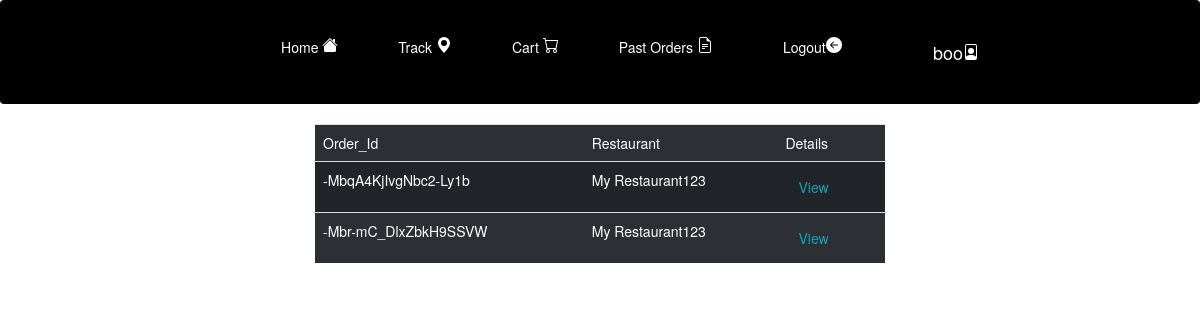
/past_orders (signed in), run on an earlier commit of the app's database.
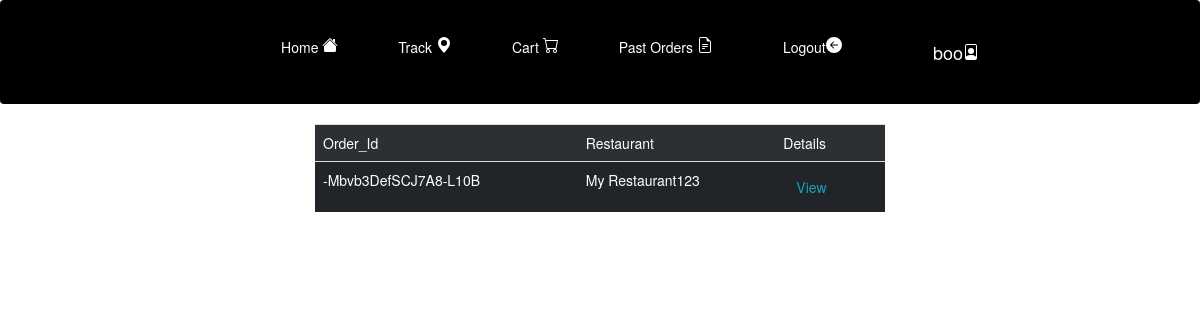
And on a later commit of the database.
### foodkart/models.py (models this page shows, shortened)
class Orders(models.Model):
    order_id=models.CharField(max_length=300,default="XXX")
    restaurant_id=models.ForeignKey(Restaurant,on_delete=models.CASCADE, related_name="user1")
    customer_id=models.ForeignKey(settings.AUTH_USER_MODEL,on_delete=models.CASCADE, related_name="user2")
    exec_id=models.ForeignKey(settings.AUTH_USER_MODEL,on_delete=models.CASCADE, related_name="user3", null=True)
    items=JSONField()
    total_price=models.DecimalField(default=0.00, max_digits=10, decimal_places=2)

class Restaurant(models.Model):
    user=models.OneToOneField(settings.AUTH_USER_MODEL, on_delete=models.CASCADE, primary_key=True)
    reg_num=models.CharField(max_length=200)
    res_name=models.CharField(max_length=200)
    owner=models.CharField(max_length=60)
    mobile = PhoneNumberField()
    latitude=models.DecimalField(max_digits=30, decimal_places=25)
    longitude=models.DecimalField(max_digits=30, decimal_places=25)
    Building=models.CharField(max_length=50, blank=True)
    Floor=models.IntegerField(null=True)
    City=models.CharField(max_length=100)
    State=models.CharField(max_length=100)
    Pin=models.IntegerField()

### foodkart/views.py (the view)
# urls.py: path('past_orders', views.PastOrderlist.as_view(), name='past_order_list'),
class PastOrderlist(UserPassesTestMixin, ListView,LoginRequiredMixin):
    def test_func(self):
        return self.request.user.is_customer
    model=Orders
    template_name='pastorders.html'
    def get_queryset(self):
        orders= Orders.objects.filter(customer_id=self.request.user).select_related('restaurant_id')
        res=[]
        for o in orders:
            r=o.restaurant_id
            res.append({'order_id': o.order_id,'rest_name': r.res_name,'items': (o.items)})
        print(res)
        return res

### templates/pastorders.html (shortened to what this page needs)
{% load static %}
<!DOCTYPE html>
<html>
<head>
</head>
<link rel="stylesheet" href="https://maxcdn.bootstrapcdn.com/bootstrap/4.0.0/css/bootstrap.min.css"
>
<link rel="stylesheet" href="https://maxcdn.bootstrapcdn.com/bootstrap/3.4.1/css/bootstrap.min.css">
<link rel="stylesheet" href="{% static "css/navbar.css" %}">
<link rel="stylesheet" href="{% static "css/modal.css" %}">
<body>
	<nav class="navbar background">
		<ul class="nav-list">
			<li><a href="/home">Home  </a></li>
			<li><a href="/trackorders">Track <svg xmlns="http://www.w3.org/2000/svg" width="16" height="16"
						fill="currentColor" class="bi bi-geo-alt-fill" viewBox="0 0 16 16">
						<path d="M8 16s6-5.686 6-10A6 6 0 0 0 2 6c0 4.314 6 10 6 10zm0-7a3 3 0 1 1 0-6 3 3 0 0 1 0 6z" />
					</svg></a></li>
			<li><a href="/mycart">Cart  </a></li>
			<li><a href="/past_orders">Past Orders </a></li>
			<li><a class="nav-link" href="/logout">Logout<svg xmlns="http://www.w3.org/2000/svg" width="16" height="16"
						fill="currentColor" class="bi bi-arrow-left-circle-fill" viewBox="0 0 16 16">
						<path
							d="M8 0a8 8 0 1 0 0 16A8 8 0 0 0 8 0zm3.5 7.5a.5.5 0 0 1 0 1H5.707l2.147 2.146a.5.5 0 0 1-.708.708l-3-3a.5.5 0 0 1 0-.708l3-3a.5.5 0 1 1 .708.708L5.707 7.5H11.5z" />
					</svg></a></li>
		</ul>
		<ul class="nav navbar-nav navbar-right">
			<li>{% if user.is_authenticated %}
				<a style="color:white" class="navbar-brand" href="/home">{{user.username}} </a>
				{%endif%}
			</li>
		</ul>
	</nav>
	<div class="col-sm-12 col-md-6 col-md-offset-3">
	<table class="table table-striped table-dark">
        <tr>
		<td>Order_Id</td>
		<td> Restaurant </td>
        <td>Details</td>
        </tr>
        {% for order in object_list %}
		<tr><td>{{ order.order_id}}</td>
			<td>{{ order.rest_name }}</td>
        <td><button id="myBtn" class="btn btn-outline-info">View</button></td>
	</tr>
	{% endfor %}
	</table>
	</div>
</body>
<link href="https://api.mapbox.com/mapbox-gl-js/v2.2.0/mapbox-gl.css" rel="stylesheet">
</html>

What changed in the data, as far as the page shows it:
removed Orders: order_id "-MbqA4KjIvgNbc2-Ly1b"
removed Orders: order_id "-Mbr-mC_DlxZbkH9SSVW"
added Orders: order_id "-Mbvb3DefSCJ7A8-L10B"
Also different on the page:
new list line: "My Restaurant123"
new list line: "View"
list line gone: "My Restaurant123"
list line gone: "View"
